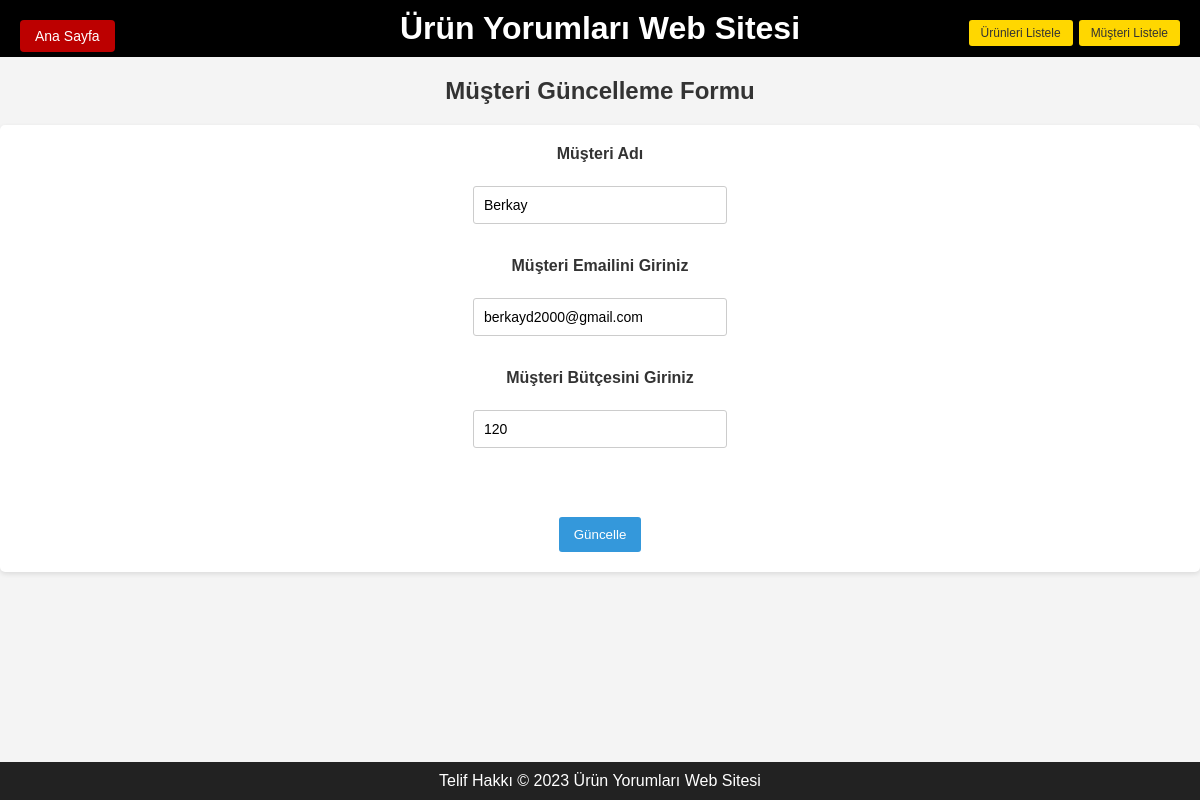
/updateCustomer/Berkay, run on the app's committed database.
### tables this page shows
CREATE TABLE customer (
        customerName TEXT PRIMARY KEY,
        budget INTEGER NOT NULL,        
        customerEmail TEXT NOT NULL

    );

### app.py (the view, shortened to what this page needs)
@app.route('/updateCustomer/<customerName>', methods=['POST','GET'])
def updateCustomer(customerName):
    if request.method == 'GET':
        customer = get_customer_info(customerName)
        if customer:
            return render_template('editCustomer.html', customer=customer)
        else:
            return "Müşteri bulunamadı."

### app.py (called while the page is built)
@app.route('/get-customer-info')
def get_customer_info(customerName):
    try:
        with sqlite3.connect(db) as conn:
            cursor = conn.cursor()
            cursor.execute("SELECT * FROM customer WHERE customerName = ?", (customerName,))
            customer = cursor.fetchone()
            if customer:
                return customer
            else:
                return False
    except Exception as e:
        print(e)
        return False

### templates/editCustomer.html (shortened to what this page needs)
<!DOCTYPE html>
<html lang="en">
<head>
    <link rel="stylesheet" href="{{ url_for('static', filename='css/styles.css') }}">
</head>
<body>
    <header>
        <h1>Ürün Yorumları Web Sitesi</h1>
        <button id="home-button">Ana Sayfa</button><br/>
        <section class="search-section">
            <div class="sidebar">
                <button id="list_products_button">Ürünleri Listele</button>
                <button id="list_customers_button">Müşteri Listele</button>
            </div>
        </section>
    </header>
    <footer>
        Telif Hakkı © 2023 Ürün Yorumları Web Sitesi
    </footer>
    <h2>Müşteri Güncelleme Formu</h2>
    <form action="/updateCustomer/{{ customer[0] }}"    method="POST">
        <label for="customerName">Müşteri Adı</label><br>
        <input type="text" id="customerName" name="customerName" required value="{{ customer[0] }}" readonly><br><br>
        <label for="customerEmail">Müşteri Emailini Giriniz</label><br>
        <input type="text" id="customerEmail" name="customerEmail" required value="{{ customer[2] }}"><br><br>
        <label for="budget">Müşteri Bütçesini Giriniz</label><br>
        <input type="number" id="budget" name="budget" required value="{{ customer[1] }}"><br><br>
        <br><br>
        <button type="submit">Güncelle</button>
    </form>
</body>
</html>

### static/css/styles.css (style rules this page uses)
body { font-family: Arial, sans-serif; margin: 0; padding: 0; background-color: #f2f2f2; background-size: cover; background-repeat: no-repeat; background-attachment: fixed; background-position: center; color: #000000; }
header, footer { background-color: #000000; text-align: center; padding: 10px 0; color: #ffffff; }
.search-section { margin-bottom: 20px; display: flex; align-items: center; }
#home-button { position: absolute; top: 20px; left: 20px; padding: 8px 15px; background-color: #bc0000; border: none; border-radius: 4px; color: white; font-size: 14px; cursor: pointer; transition: background-color 0.3s ease; }
header { display: flex; justify-content: center; align-items: center; text-align: center; padding: 10px 0; background-color: #000000; }
header h1 { text-align: center; margin: 0; }

### templates/editCustomer.html (style rules this page uses)
footer { position: fixed; bottom: 0; width: 100%; background-color: #222; text-align: center; padding: 10px 0; color: white; margin-top: 20px; }
.sidebar { position: fixed; top: 20px; right: 20px; display: flex; flex-direction: row; align-items: center; justify-content: flex-end; }
.sidebar button { background-color: #FFD700; border: none; color: #333; padding: 6px 12px; font-size: 12px; border-radius: 3px; margin-left: 6px; cursor: pointer; transition: background-color 0.3s ease-in-out, transform 0.2s ease-in-out; box-shadow: 0px 2px 4px rgba(0, 0, 0, 0.1); }
body { font-family: Arial, sans-serif; margin: 0; padding: 0; background-color: #f4f4f4; color: #333; }
h1 { text-align: center; margin-bottom: 20px; }
h2 { text-align: center; margin-bottom: 20px; }
form { background-color: #fff; border-radius: 5px; padding: 20px; box-shadow: 0 2px 5px rgba(0, 0, 0, 0.1); margin: auto; text-align: center; }
label { font-weight: bold; display: block; margin-bottom: 5px; }
input[type="text"], input[type="email"], input[type="number"] { width: 20%; padding: 10px; margin-bottom: 15px; border: 1px solid #ccc; border-radius: 3px; font-size: 14px; }
button[type="submit"] { background-color: #3498db; color: #fff; padding: 10px 15px; border: none; border-radius: 3px; cursor: pointer; transition: background-color 0.3s ease; }

### data on the page
customer: customerName "Berkay", customerEmail "berkayd2000@gmail.com", budget "120"
